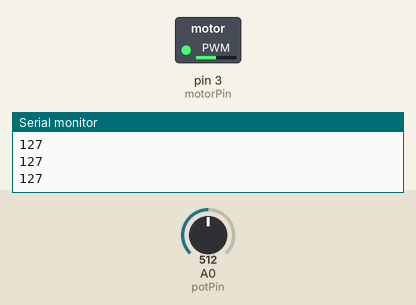
Recording of a sketch running on a simulated Arduino Uno, built with avr-gcc and run on an emulated ATmega328P. On the bench: switched loads named in the sketch (green lamp = pin HIGH), the last lines printed to the serial monitor. The test bench sets the inputs (shaded band); at power-on: A0 (potPin) = 512.

Above: at 1.2 s.
1.3 s: A0 (potPin) set to 716
At 2.5 s:
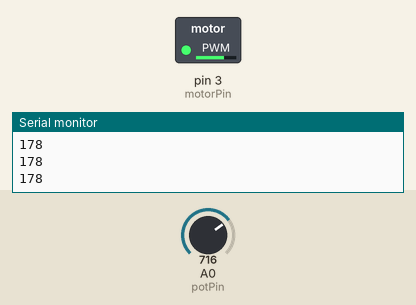
2.8 s: A0 (potPin) set to 900
At 3.7 s:
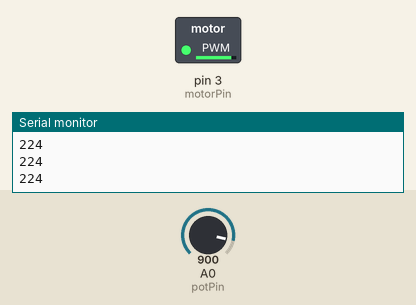
4.3 s: A0 (potPin) set to 122
At 4.8 s:
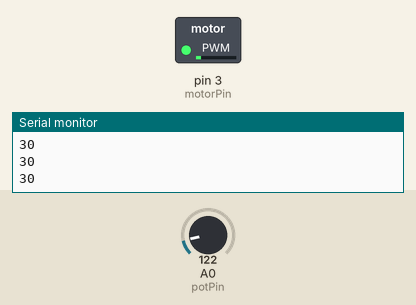
5.8 s: A0 (potPin) set to 0
At 7.0 s:
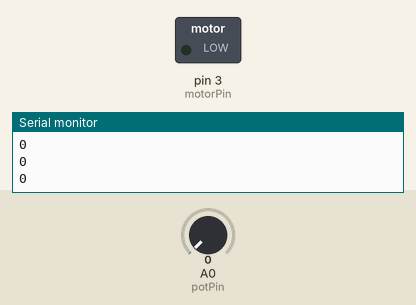
7.3 s: A0 (potPin) set to 511
At 8.2 s:
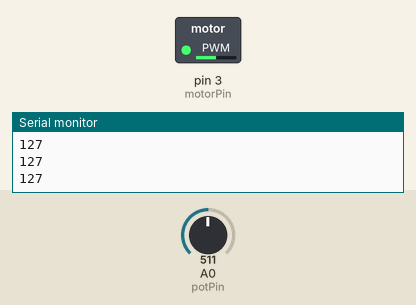
Timing chart, 0 to 9.8 s (numbered marks = the images above; inputs shaded):
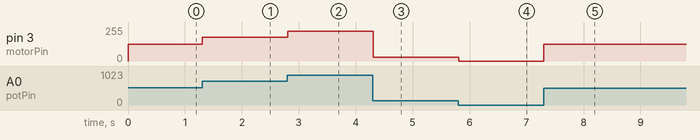

The sketch:

5.4.ino
```cpp
int motorPin = 3;
int potPin = A0;
int potVal;

void setup() {
  // put your setup code here, to run once:
  Serial.begin(9600);
}

void loop() {
  // put your main code here, to run repeatedly:

  // Read potentiometer value
  potVal = analogRead(potPin);

  //Serial.println(potVal);

  // Map out value of potentiometer and normalize it from 0 - 255
  int y = map(potVal, 0, 1023, 0, 255);

  Serial.println(y);

  // Turn motor on depending on value read from potentiometer
  analogWrite(motorPin, y);
}
```

Measured:
- after the input at 1.3 s, pin 3 (motorPin): 127/255 → 178/255 at once
- after the input at 2.8 s, pin 3 (motorPin): 178/255 → 224/255 at once
- after the input at 4.3 s, pin 3 (motorPin): 224/255 → 30/255 at once
- after the input at 5.8 s, pin 3 (motorPin): 30/255 → 0/255 at once
- after the input at 7.3 s, pin 3 (motorPin): 0/255 → 127/255 at once
